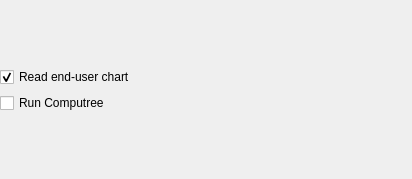
<?xml version="1.0" encoding="UTF-8"?>
<ui version="4.0">
 <class>FinishedWidget</class>
 <widget class="QWidget" name="FinishedWidget">
  <property name="geometry">
   <rect>
    <x>0</x>
    <y>0</y>
    <width>412</width>
    <height>179</height>
   </rect>
  </property>
  <layout class="QVBoxLayout" name="verticalLayout">
   <property name="leftMargin">
    <number>0</number>
   </property>
   <property name="topMargin">
    <number>0</number>
   </property>
   <property name="rightMargin">
    <number>0</number>
   </property>
   <property name="bottomMargin">
    <number>0</number>
   </property>
   <item>
    <spacer name="verticalSpacer">
     <property name="orientation">
      <enum>Qt::Vertical</enum>
     </property>
     <property name="sizeHint" stdset="0">
      <size>
       <width>20</width>
       <height>40</height>
      </size>
     </property>
    </spacer>
   </item>
   <item>
    <widget class="QCheckBox" name="checkBox_chart">
     <property name="text">
      <string>Read end-user chart</string>
     </property>
     <property name="checked">
      <bool>true</bool>
     </property>
    </widget>
   </item>
   <item>
    <widget class="QCheckBox" name="checkBox_run">
     <property name="text">
      <string>Run Computree</string>
     </property>
     <property name="checked">
      <bool>false</bool>
     </property>
     <property name="tristate">
      <bool>false</bool>
     </property>
    </widget>
   </item>
   <item>
    <spacer name="verticalSpacer_2">
     <property name="orientation">
      <enum>Qt::Vertical</enum>
     </property>
     <property name="sizeHint" stdset="0">
      <size>
       <width>20</width>
       <height>40</height>
      </size>
     </property>
    </spacer>
   </item>
  </layout>
 </widget>
 <resources/>
 <connections/>
</ui>
